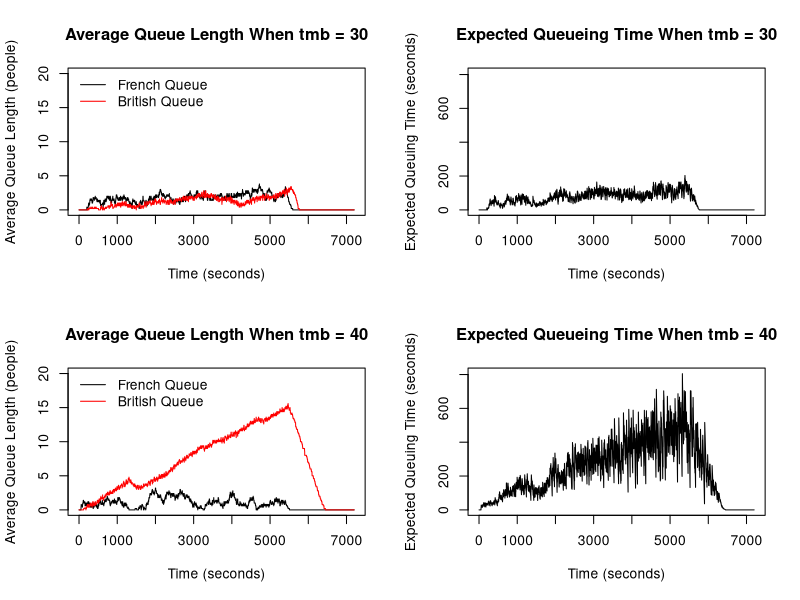

Write R code to recreate this figure.
## Group 25
## Frans : s2591760
## Daiki : s2547603
## Nathan : s2524152


## Contribution to this project
## Frans (40%): Handled the code for the French and British borders.
## Daiki (30%): Handled the code for cars going between French and British stations and probabilities.
## Nathan (30%): Handled the British processing side and plots. 


##################################################################################################


# This program simulates queuing system of French and British passport control
# station at a French ferry terminal. Cars first have to go through the French
# station followed by British station. Simulation runs for 2 hours (7200 seconds) 
# with 1 second step. Assume check-in closes 30 minutes before departure so that 
# car arrivals at the French station will stop after 90 minutes (5400 seconds).

# 2 simulations are run where one of them have matching arrival rate and processing
# rate while the other one is set such that there is a slight delay in the 
# British processing time.
# Plots of the average French and British queue length over time are generated
# along with the expected waiting time in the queue for a car at the start of 
# of the French queue.

# Finally, probability of at least one car missing the ferry is then estimated
# by running the simulation 100 times and considering the average French and 
# British queue length at the last second.


###############################################################################################


# The function qsim() simulates the French and British queuing system.
# qsim() takes on 8 inputs:
# (1) mf is the number of French passport control stations (default: 5)     
# (2) mb is the number of British passport control stations (default: 5)    
# (3) a.rate is the probability of a car arriving each second (default: 0.1)
# (4) trb is a constant such that the British station processing time follows 
#     Uniform(tmb, tmb+trb) (default: 40)
# (5) tmb is the minimum British handling time (default: 30)
# (6) trf is a constant such that the French station processing time follows 
#     Uniform(tmf, tmf+trf) (default: 40)
# (7) tmf is the minimum French handling time (default: 30)
# (8) maxb is the maximum British queue length per station (default: 20)

# qsim() returns a list with 3 elements:
# (1) nf: a vector of the average length of the French queues for every second
# (2) nb: a vector of the average length of the British queues for every second
# (3) eq: a vector of the average expected waiting time in the queue
#     for a car at the start of the French queue for every second

qsim <- function(mf=5,mb=5,a.rate=.1,trb=40,trf=40,tmb=30,tmf=30,maxb=20){
  
  # Initialize state variables: these values corresponds to time t = 0
  
  # each column of french_arrivals represents number of car arriving 
  # at each French station at the beginning of time t
  french_arrivals <- rep(0,mf)

  # each column of french_queues represents the number of cars waiting 
  # at each French station's queue at the beginning of time t
  french_queues <- rep(0,mf)

  # each column of french_time represents the service time left for a customer
  # at each French station at the beginning of time t
  french_times <- rep(0,mf)

  # each column of french_busy indicates whether each 
  # French station is busy (1) or not (0) at the beginning of time t
  french_busy <- rep(0,mf)

  # each column of french_exit indicates whether the car exit (1) or not (0)
  # at each French station at the end of time t/beginning of time t+1 
  french_exit <- rep(0,mf)

  # each column of french_stuck indicates whether there's a car stuck at 
  # the corresponding station (1) or not (0) at the end of time t/
  # beginning of time t+1. 
  french_stuck <- rep(0,mf)

  # create the same variables for the British side
  british_arrivals <- rep(0,mb)
  
  british_queues <- rep(0,mb)
  
  british_times <- rep(0,mb)

  british_busy <- rep(0,mb)
  
  british_exit <- rep(0,mb)
  
  # each column of available_space indicates the amount of space available in the
  # British station at the end of time t/beginning of time t+1 for containing 
  # a car arriving from the French station at the beginning of time t+1
  # at time t = 0, the British stations are at their full capacity:
  # maxb number of queues + 1 car in the server
  available_spaces <- rep(maxb + 1,mb)

  
  # Collect the index of available British stations
  available_station <- which(available_spaces != 0)
  
  # Initialize empty vectors 
  nf <- numeric()
  nb <- numeric()
  eq <- numeric()
  
  # iterate over the entire 2 hour (7200 seconds) period
  for (t in 1:7200) {
    # Reset number of arrivals for both British and French stations at the start of the loop    
    french_arrivals <- rep(0,mf)
    british_arrivals <- rep(0,mf)
    
    # Start from the British stations
    
    # update british_arrivals at time t
    # arrivals depends on french_exit at time t-1     
    # if a car manages to exit at time t-1, it already checked the availability of    
    # British stations
    
    # the number of arrivals at the British station is the total number of cars    
    # exiting the French station
    british_num_arrivals <- sum(french_exit)
    
    # If there are cars arriving at the British station
    if (british_num_arrivals > 0){
      
      # number of busy British stations
      num_british_busy <- sum(british_busy)
      
      # iterate over each arriving car 
      # and assign the station where each car should go
      for (i in 1:british_num_arrivals){
        
        # If there are any stations that are not busy
        if (num_british_busy < 5) {
          # go to the station that is not busy because
          # if station is not busy at time t-1, it is available at time t
          
          # obtain the index of the target station:
          # get the index of the station that is not busy (the station will have  
          # a minimum value of 0 as its busy state) that are available
          # then index available_station to get the targeted station
          go_here <- available_station[which.min(british_busy[available_station])]
          
          # assign arrival to the chosen station
          british_arrivals[go_here] <- 1
          
          # remove the chosen station from choices of available station
          # because it is busy now
          available_station <- available_station[!available_station == go_here]
          
          # the chosen station is now busy to serve the new car, so add
          # number of busy British station by one
          num_british_busy <- num_british_busy + 1
          
          # This prevents a car going to British station with 0 queue that is busy 
          # serving customer and instead, direct them to stations with 0 queue 
          # that are not busy
        }
        
        # else, when all stations are busy
        else{
          # choosing the station with the minimum queue length is equivalent to choosing
          # the station with the maximum number of available spaces
          
          # obtain the index of the station with maximum available space
          go_here <- which.max(available_spaces)
          
          # enter one available station with maximum space 
          british_arrivals[go_here] <- 1
          
          # reduce the available space at the chosen station by 1
          available_spaces[go_here] <- available_spaces[go_here] - 1
        }
      }
    }
    
    # update British station busy state to values at time t
    
    # a British station is busy at time t if:
    # (1) the service time left at time t-1 is more than 1 second 
    #     (i.e, still need to serve at time t)
    # (2) or there's a customer waiting in queue at time t-1 ready to be served
    # (3) or a customer arrives exactly at time t
    for (i in 1:mb){
      if (british_times[i] > 1 || british_queues[i] > 0 || british_arrivals[i] == 1){
        british_busy[i] <- 1
      }
      # otherwise, the station is not busy
      else{
        british_busy[i] <- 0
      }
    }
    
    # update British queues length to values at time t
    for (i in 1:mb){
      # a British station's queue length changes when:
      # (1) if a station is busy at time t-1 (service time at time t-1 > 1) 
      #     then add the number of arrivals at time t to the queue length at time t-1
      # notice that these conditions allow a car who arrives exactly at time t
      # without any queue to go straight into the station without having to queue
      if (british_times[i] > 1){
        british_queues[i] <- british_queues[i] + british_arrivals[i]
      }
      
      # (2) if there's an exit recorded at time t-1 then reduce the length of the
      #     queue by the number of exit and add the arrivals at time t to the 
      #     queue length at time t-1
      else if (british_exit[i] == 1){
        # take the maximum between 0 and the calculated value to prevent
        # queue length going to negative (e.g., when a car exits from a station
        # with 0 queue length) 
        british_queues[i] <- max(0,british_queues[i] - british_exit[i] + british_arrivals[i])
      }
      
      # update British service time
      
      # a British station's service time changes when:
      # (1) if the service time at time t-1 > 1, then reduce that by one since
      #     time has progressed by one second after each iteration
      if (british_times[i] > 1){
        british_times[i] <- british_times[i] - 1
      }
      
      # (2) else if the station at time t is busy because of a new customer 
      #     arriving at time t and go straight to the station, then generate 
      #     a new service time following uniform(tmb, tmb+trb)
      else if (british_busy[i] == 1){
        
        # round the time to the nearest integer
        british_times[i] <- round(runif(1, tmb, tmb+trb),0)
      }
      
      # (3) otherwise, the station is not busy with no cars waiting or being served.
      #     So, assign zero.
      else{
        british_times[i] <- 0
      }
    }
    
    # update British exit state at time t
    
    for (i in 1:mb){
      # A car exit's value is recorded at time t when:
      # (1) if its service time at time t is 1 which implies that its service 
      #     will be finished at the end of time t
      if (british_times[i] == 1){
        british_exit[i] <- 1
      }
      
      # (2) in all other cases, no cars will exit
      else{
        british_exit[i] <- 0
      }
    }
    
    # update number of available spaces at British stations at time t
    for (i in 1:mb){
      # (1) if the station is not busy, then the station is at full capacity, that is
      #     maxb length of queues + 1 space in the server
      if (british_busy[i] == 0){
        available_spaces[i] <- maxb + 1
      }
      
      # (2) else if the British queue at time t < maximum queue capacity maxb 
      #     and service time at time t == 1, then, the available space recorded 
      #     at time t is the difference between maxb and the queue length at time t
      #     plus 1 space that frees up from the previous car that will exit
      #     at the beginning of the next second
      else if (british_queues[i] < maxb && british_times[i] == 1){
        available_spaces[i] <- maxb - british_queues[i] + 1
      }
      
      # (3) else if the British queue at time t < maxb (and no car is exiting), then the available
      #     space is the difference between maxb and the queue length
      else if (british_queues[i] < maxb){
        available_spaces[i] <- maxb - british_queues[i]
      }
      
      # (4) else if the service time at time t == 1 (and british queue == maxb), then there 
      #     is only 1 available space from the car exiting at the beginning of the next second
      else if (british_times[i] == 1){
        available_spaces[i] <- 1
      }
      
      # (5) otherwise, there is no available spaces
      else{
        available_spaces[i] <- 0
      }
    }
    
    # indices of available British station
    available_station <- which(available_spaces != 0)
  
    # the number of available spaces
    num_available_spaces <- sum(available_spaces)
    

    ## French side
    
    # Generate arrivals only within the first 90 minutes
    if (t <= 5400){  # 60s x 90mins = 5400s
      # the probability that a car arrives is a.rate
      # Let U be a random variable following Uniform(0,1)
      # Then, the Pr(U < a.rate) = a.rate
      # Therefore, the event that a number simulated from Uniform(0,1) being less than a.rate
      # (the probability of this happening is a.rate) implies that a car arrives
      # record 1 to num_arrivals if a car arrives, 0 otherwise.
      # Neglect the probability of 2 or more cars arriving in the same second
      num_arrivals <- as.integer(runif(1) < a.rate)
      
      # Update french_arrivals at time t
      
      # If there's a station that is not busy
      # choose to go to that station
      if (sum(french_busy) < 5) {
        french_arrivals[which.min(french_busy)] <- num_arrivals
      # This prevents car going to stations with 0 queue that are busy
      # and instead direct them to stations with 0 queue that are not busy
      }
      
      # otherwise, pick the station with the smallest queue length
      # Assume that the arriving car does not know how many seconds
      # the previous cars have left in a station
      else {
        french_arrivals[which.min(french_queues)] <- num_arrivals
      }
    }
    
    # update French station busy state to values at time t
    for (i in 1:mf) {
      # a French station is busy at time t if:
      # (1) the service time left at time t-1 is more than 1 second 
      #     (i.e, still need to serve at time t); or
      # (2) there's a customer waiting in queue at time t-1 ready to be served at time t; or
      # (3) a customer arrives exactly at time t; or
      # (4) a car is stuck inside waiting for the British queues to free up
      
      if (french_times[i] > 1 || french_queues[i] > 0 || french_arrivals[i] == 1 || french_stuck[i] == 1){
        french_busy[i] <- 1
      }
      # otherwise, the station is not busy
      else{
        french_busy[i] <- 0
      }
    }
    
    # update French queues lengths to values at time t
    for (i in 1:mf){
      # a French station's queue length changes when:
      # (1) if a station is busy at time t-1 (service time at time t-1 > 1 
      #     or a car is stuck inside) then add number of arrivals at time t
      #     to the queue length at time t-1.
      # notice that these conditions allow a car who arrives exactly at time t
      # without any queue to go straight into the station without having to queue
      if (french_times[i] > 1 || french_stuck[i] == 1){
        french_queues[i] <- french_queues[i] + french_arrivals[i]
      }
      
      # (2) if there's an exit recorded at time t-1 then reduce the length of the
      #     queue by the number of exit and add the arrivals at time t to the 
      #     queue length at time t-1
      else if (french_exit[i] == 1){
      # similar to the british_queues, taking the maximum between 0 and the value
      # ensures that queue length doesn't go to negative values
        french_queues[i] <- max(0,french_queues[i] - french_exit[i] + french_arrivals[i])
      }
    }
    
    # update French service time at time t
    for (i in 1:mf){
      # a French station's service time changes when:
      # (1) if the service time at time t-1 > 1 then reduce that by one since
      #     time has progressed by one second after each iteration
      if (french_times[i] > 1){
        french_times[i] <- french_times[i] - 1
      }
      
      # (2) else if the station at time t is busy because of a new customer 
      #     arriving at time t and go straight to the station (instead of busy
      #     because a car is stuck or because it is still serving previous customer 
      #     (first if condition)) then generate a new service time following
      #     uniform(tmf, tmf+trf)
      else if (french_busy[i] == 1 && french_stuck[i] == 0){
        french_times[i] <- round(runif(1, tmf, tmf+trf),0)
      }
      
      # (3) otherwise, the station is not busy with no cars waiting or being served.
      #     So, assign zero.
      else{
        french_times[i] <- 0
      }
    }
    
    # update French exit and stuck state at time t
    
    for (i in 1:mf){
      # (1) if its service time at time t == 1, it implies that its service 
      #     will be finished at the end of time t and there is an available 
      #     spot at the British stations, then the car can exit
      
      if (french_times[i] == 1 && num_available_spaces > 0){ 
        french_exit[i] <- 1
        
        # reduce the total number of available spaces by 1
        num_available_spaces <- num_available_spaces - 1
      }
      
      # (2) else if service time at time t == 1 but there is no free space at the
      #     British station, the car doesn't exit (assign 0 to french_exit) but 
      #     it gets stuck for the first time (assign 1 to french_Stuck)
      else if (french_times[i] == 1 && num_available_spaces == 0){
        french_exit[i] <- 0
        french_stuck[i] <- 1
      }
      
      # (3) in all other cases, no cars will exit
      else{
        french_exit[i] <- 0
      }
    }
    
    # for each station, update stuck at time t to still stuck or manage to exit
    for (i in 1:mf){
      
      # if you've been assigned exit, you cannot be stuck
      if (french_exit[i] == 1){
        french_stuck[i] <- 0
      }
      
      # else if the car was assigned to be stuck, check whether it is still
      # stuck or it can exit
      else if (french_stuck[i] == 1){
        
        # if there is available spaces, it can exit. Otherwise, it stays stuck.
        if (num_available_spaces > 0){
          french_stuck[i] <- 0
          french_exit[i] <- 1
          # reduce the total number of available spaces by 1
          num_available_spaces <- num_available_spaces - 1
        }
      }
      # in other cases, no cars are stuck
      else{
        french_stuck[i] <- 0
      }
    }
    
    # Record average queue lengths and expected waiting time for each second
    
    # nf is the average queue lengths for the French stations
    nf[t] <- mean(french_queues)
    # nb is the average queue lengths for the British stations
    nb[t] <- mean(british_queues)
    # eq is the expected waiting time in the queue at the start of the French queue
    eq[t] <- mean(french_queues) * mean(french_times) + mean(british_queues) * mean(british_times)
    
  }
  
  # Return a list of the vectors calculated above
  return(list(nf = nf, nb = nb, eq = eq))
}

####################################################################################################################

# simulate queue with default parameter
sim <- qsim()

# simulate queue with minimum British handling time set to 40 seconds
sim_40 <- qsim(tmb = 40)

# Set up a 2x2 grid for plots
par(mfrow = c(2, 2))  

# Plot 1: Average French and British queue lengths over time when tmb = 30
plot(1:7200, sim$nf, type = "l", xlab = "Time (seconds)", ylab = "Average Queue Length (people)", 
     ylim = c(0,20))
lines(1:7200, sim$nb, col = "red")
title("Average Queue Length When tmb = 30")
legend("topleft", legend = c("French Queue", "British Queue"), 
       col = c("black", "red"), lty = 1, bty = "n")

# Plot 2: Expected queuing time over time when tmb = 30
plot(1:7200, sim$eq, type = "l", xlab = "Time (seconds)", 
     ylab = "Expected Queuing Time (seconds)", ylim = c(0,ceiling(max(sim_40$eq))))
title("Expected Queueing Time When tmb = 30")

# Plot 3: Average French and British queue lengths over time when tmb = 40
plot(1:7200, sim_40$nf, type = "l", xlab = "Time (seconds)", ylab = "Average Queue Length (people)", 
     ylim = c(0,20))
lines(1:7200, sim_40$nb, col = "red")
title("Average Queue Length When tmb = 40")
legend("topleft", legend = c("French Queue", "British Queue"), 
       col = c("black", "red"), lty = 1, bty = "n")

# Plot 4: Expected queuing time over time when tmb = 40
plot(1:7200, sim_40$eq, type = "l", xlab = "Time (seconds)", 
     ylab = "Expected Queuing Time (seconds)", ylim = c(0,ceiling(max(sim_40$eq))))
title("Expected Queueing Time When tmb = 40")


# Estimation of the probability that at least one car missing the ferry departure 
# if there is a slight delay in the British processing time.

# Initialize a variable that counts the number of times in each simulation that 
# at least one car is still in the queue by the end of the simulation
missing <- 0

# Simulation time 
sim_t <- 7200

# run simulation 100 times
for (i in 1:100) {
  
  sim_prob <- qsim(tmb = 40) # slight delay case
  last_nf <- sim_prob$nf[sim_t] # average French queue length at t=7200
  last_nb <- sim_prob$nb[sim_t] # average British queue length at t=7200
  
  # non-zero average of the queue lengths indicate that there are still cars
  # remaining in the queue.
  # Therefore, if the sum of the averages are not 0
  if (sum(last_nf, last_nb) != 0) {
    # there is at least one car stuck in the queue at the end of the 2-hour 
    # simulation period: increase the counter
    missing <- missing + 1
  }
  
}

# Calculate the empirical probability that at least one car missing the ferry 
# and print out the result
prob <- missing / 100
cat("The probability of at least one car missing the ferry departure when tmb = 40 is ", prob, ".", sep = "")


# Findings:

# If the average British processing time matches the average French processing time,
# then the average queue length and expected queuing time remains relatively low. 
# However, when there is a small extra delays in British checking, 
# the expected queuing time will be visibly greater. 

# This is because a longer processing time for the British station greatly 
# increases the average British queue length.
# However, the length of the French queues will remain similar for the most part  
# when there are just slight delays in British processing time because cars are exiting the 
# French station relatively normally as long as no cars are getting stuck in the French station.

# A notable increase in the average French queue length would be expected if 
# further delays on the British processing time are imposed and the British 
# stations start reaching their maximum capacity i.e., when cars start getting 
# stuck at the French station which would have impact on the French queue length. 

# As a result, the probability that at least one car missing the ferry when the 
# average rate of processing British passports falls behind the arrival rate 
# into the French queues tend to be greater than if both rates are the same. 
